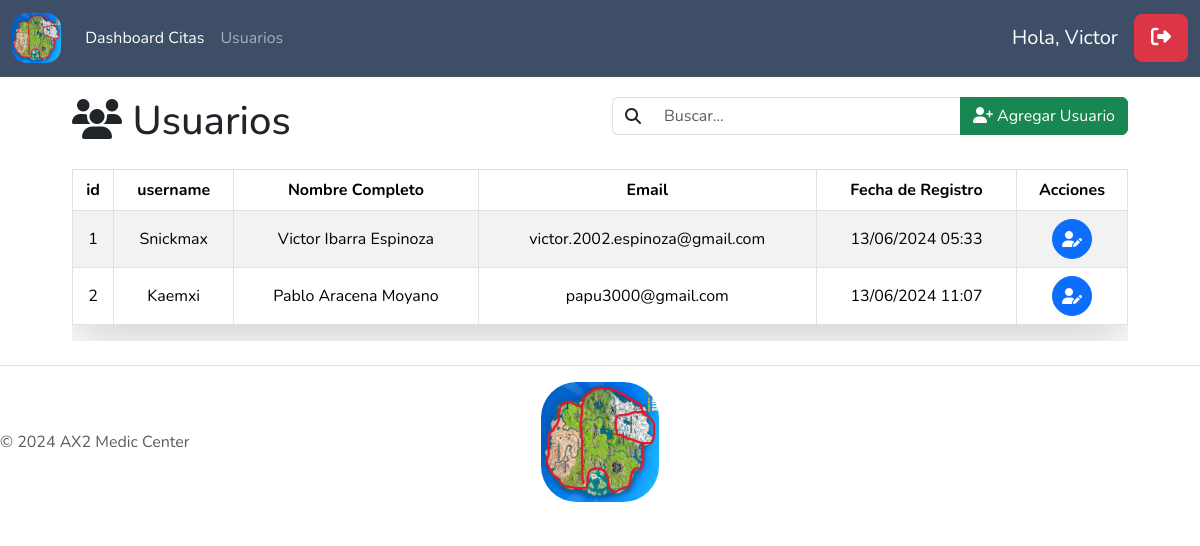
The app's page /home/dashboardC/ (signed in), older data.
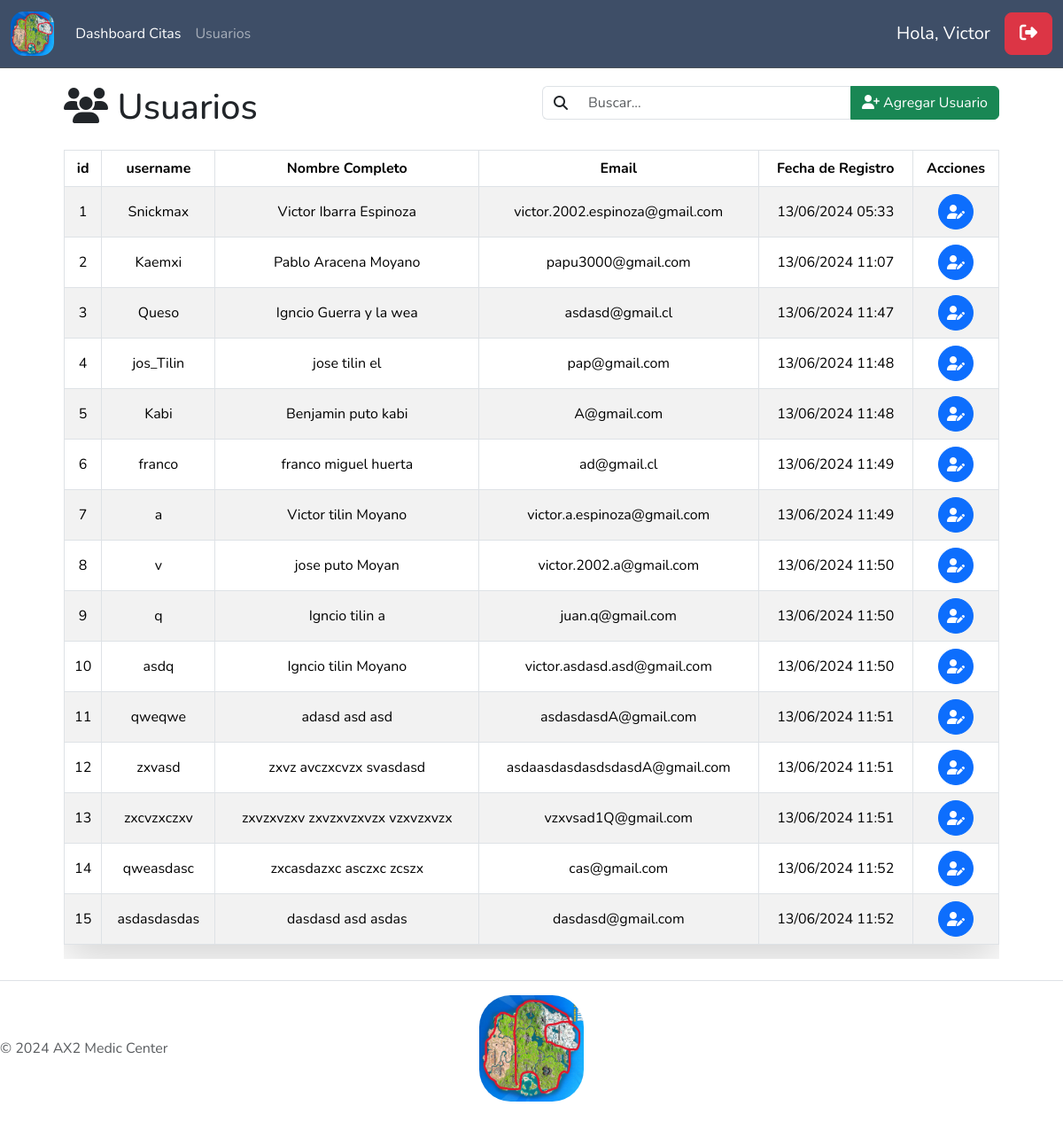
The same page, newer data.
### core/models.py (models this page shows, shortened)
class usuarios(AbstractUser):
    email = models.EmailField(unique=True)
    last_name2 = models.CharField(max_length=150, default="")

### citas/views.py (the view)
# urls.py: path('dashboardC/', views.usuarios_view, name='dashboardC'),
@login_required(login_url='/login/')
@never_cache
def usuarios_view(request):
    all_users = usuarios.objects.all()
    return render(request, 'usuarios.html', {'usuarios': all_users})

### citas/templates/usuarios.html (shortened to what this page needs)
{% extends 'base.html' %}
{% block content %}
<head>
</head>
<div class="container" style="max-width: 90%; margin-top: 20px;">
  <div class="row">
    <div class="col-md-6">
      <h1 class="table-title"><i class="fa-solid fa-users"></i> Usuarios</h1>
    </div>
    <div class="col-md-6 text-right">
      <div class="input-group mb-3">
        <span class="input-group-text"><i class="fa-solid fa-magnifying-glass"></i></span>
        <input type="text" id="search-input" class="form-control search-input" placeholder="Buscar..."
          aria-label="Buscar" aria-describedby="basic-addon2">
        <button id="btnAgregarUsuario" type="button" class="btn btn-success btn-open-form tooltip-trigger"
          data-form-type="registro" data-bs-toggle="tooltip" data-bs-placement="bottom"
          data-bs-custom-class="custom-tooltip" data-bs-title="Agregar Usuario" data-bs-target="#modalBase">
          <i class="fa-solid fa-user-plus"></i> Agregar Usuario
        </button>
      </div>
    </div>
  </div>
  <div class="table-container">
    <table id="table-user" class="table table-striped table-bordered shadow-lg" style="visibility: hidden;">
      <thead>
        <tr>
          <th>id</th>
          <th>username</th>
          <th>Nombre Completo</th>
          <th>Email</th>
          <th>Fecha de Registro</th>
          <th>Acciones</th>
        </tr>
      </thead>
      <tbody>
        {% for user in usuarios %}
        <tr>
          <td>
            {{ user.id }}
          </td>
          <td>
            {{ user.username }}
          </td>
          <td>
            {{ user.first_name|add:" " |add:user.last_name|add:" " |add:user.last_name2 }}
          </td>
          <td>{{ user.email }}</td>
          <td>{{ user.date_joined|date:'d/m/Y h:i' }}</td>
          <td>
            <div class="center-content">
              <button id="btnEditarUsuario" type="button"
                class="btn btn-primary btn-open-form tooltip-trigger round-button me-1 ms-1" data-form-type="editar"
                data-bs-toggle="tooltip" data-bs-placement="top" data-bs-custom-class="custom-tooltip"
                data-bs-title="Editar Usuario" data-user-id="{{ user.id }}" data-bs-target="#modalBase">
                <i class="fa-solid fa-user-pen"></i>
              </button>
            </div>
          </td>
        </tr>
        {% endfor %}
      </tbody>
    </table>
  </div>
</div>
{% endblock %}

### citas/templates/base.html (shortened to what this page needs)
{% load static %}
<!DOCTYPE html>
<html lang="es">
<head>
  <link href="https://cdn.jsdelivr.net/npm/bootstrap@5.3.2/dist/css/bootstrap.min.css" rel="stylesheet"
 />
  <link rel="stylesheet" href="https://cdnjs.cloudflare.com/ajax/libs/font-awesome/6.5.1/css/all.min.css" />
  <link rel="stylesheet" type="text/css" href="https://cdn.datatables.net/1.11.4/css/jquery.dataTables.css" />
  <link rel="stylesheet" href="{% static 'css/table.css' %}" />
  <link rel="stylesheet" href="{% static 'css/loader.css' %}" />
  <link rel="stylesheet" href="{% static 'css/style.css' %}" />
  <link rel="stylesheet" href="{% static 'css/login.css' %}" />
</head>
<body>
  {% include '_navbar.html' %}
  {% block content %}{% endblock %}
  {% include '_footer.html' %}
</body>
</html>

### core/templates/_navbar.html (shortened to what this page needs)
{% if user.is_authenticated %}
{% load static %}
<nav class="navbar navbar-expand-lg custom-navbar-color border-bottom border-body ghost" data-bs-theme="dark">
  <div class="container-fluid">
    <a class="nav-link navbar-brand" href="/home/dashboard/">
      <img src="{% static 'img/logo.jpg' %}" alt="Skytsunami" class="img-fluid" alt="" style="max-height: 50px; border-radius:30%;">
    </a>
    <div class="collapse navbar-collapse" id="navbarColor01">
      <ul class="navbar-nav me-auto mb-2 mb-lg-0">
        <li class="nav-item">
          <a class="nav-link {% if request.resolver_match.url_name == 'dashboardC' or request.resolver_match.url_name == 'finalizados_cancelados' %}active disabled{% endif %}"
            href="/home/dashboardC/">Dashboard Citas</a>
        </li>
        <li class="nav-item">
          <a class="nav-link {% if request.resolver_match.url_name == 'dashboardU' %}active disabled{% endif %}"
            href="/home/dashboardU/">Usuarios</a>
        </li>
      </ul>
      <div class="ms-auto">
        <label class="navbar-brand">Hola, {{ user.first_name }}</label>
        <button id="btn-pop" type="button" class="btn btn-lg btn-danger" data-bs-toggle="popover"
          data-bs-trigger="focus" title="Cerrar Sesión"
          data-bs-content="<p>¿Estas seguro que quieres cerrar sesión?</p><div class='d-flex justify-content-end'><a class='btn btn-primary me-2 btn-cancel'>Cancelar</a><a class='btn btn-primary btn-danger btn-logout'>Cerrar Sesión</a></div>"
          data-bs-html="true">
          <i class="fas fa-sign-out-alt"></i>
        </button>
      </div>
    </div>
  </div>
</nav>
{% endif %}

### core/templates/_footer.html
{% if user.is_authenticated %}
{% load static %}
<footer class="d-flex flex-wrap justify-content-between align-items-center py-3 my-4 border-top ghost">
    <p class="col-md-4 mb-0 text-body-secondary">© 2024 <a class="text-body-secondary footerA" href="" target="_blank">AX2 Medic Center</a></p>
    <a href="/"
        class="nav-link ghost col-md-4 d-flex align-items-center justify-content-center mb-3 mb-md-0 me-md-auto link-body-emphasis text-decoration-none">
        <img src="{% static 'img/logo.jpg' %}" alt="Logo" class=" img-fluid" style="height: 120px; border-radius:30%;">
    </a>
</footer>
{% endif %}

### citas/static/css/table.css (style rules this page uses)
.table-title { margin-bottom: 24px; }
#table-user, #table-office, #table-tipo, #table-events { border-top: 1px solid #dee2e6; border-bottom: 1px solid #dee2e6; }
#table-user thead th, #table-office thead th, #table-tipo thead th, #table-events thead th { border-bottom: 1px solid #dee2e6; }
td, th { text-align: center; vertical-align: middle; }
.input-group-text { border-right: none; background-color: transparent; }
.search-input { border-left: none; border-radius: 4px; }
.round-button { width: 40px; height: 40px; border-radius: 50%; display: flex; justify-content: center; align-items: center; }
.center-content { display: flex; justify-content: center; align-items: center; }

### citas/static/css/loader.css (style rules this page uses)
.table-container { position: relative; overflow: auto !important; }

### citas/static/css/style.css (style rules this page uses)
body { font-family: 'Nunito', sans-serif; }
.custom-navbar-color { background-color: #3e4e67; }
.footerA { text-decoration: none; }
.ms-auto { display: flex; align-items: center; }

### Login/static/css/login.css (style rules this page uses)
body { font-family: 'Nunito', sans-serif; }

Row changes from the older to the newer data that the page shows:
added usuarios: id "3", username "Queso", first_name|add "Igncio Guerra y la wea", email "asdasd@gmail.cl", date_joined "13/06/2024 11:47"
added usuarios: id "4", username "jos_Tilin", first_name|add "jose tilin el", email "pap@gmail.com", date_joined "13/06/2024 11:48"
added usuarios: id "5", username "Kabi", first_name|add "Benjamin puto kabi", email "A@gmail.com", date_joined "13/06/2024 11:48"
added usuarios: id "6", username "franco", first_name|add "franco miguel huerta", email "ad@gmail.cl", date_joined "13/06/2024 11:49"
added usuarios: id "7", username "a", first_name|add "Victor tilin Moyano", email "victor.a.espinoza@gmail.com", date_joined "13/06/2024 11:49"
added usuarios: id "8", username "v", first_name|add "jose puto Moyan", email "victor.2002.a@gmail.com", date_joined "13/06/2024 11:50"
added usuarios: id "9", username "q", first_name|add "Igncio tilin a", email "juan.q@gmail.com", date_joined "13/06/2024 11:50"
added usuarios: id "10", username "asdq", first_name|add "Igncio tilin Moyano", email "victor.asdasd.asd@gmail.com", date_joined "13/06/2024 11:50"
added usuarios: id "11", username "qweqwe", first_name|add "adasd asd asd", email "asdasdasdA@gmail.com", date_joined "13/06/2024 11:51"
added usuarios: id "12", username "zxvasd", first_name|add "zxvz avczxcvzx svasdasd", email "asdaasdasdasdsdasdA@gmail.com", date_joined "13/06/2024 11:51"
added usuarios: id "13", username "zxcvzxczxv", first_name|add "zxvzxvzxv zxvzxvzxvzx vzxvzxvzx", email "vzxvsad1Q@gmail.com", date_joined "13/06/2024 11:51"
added usuarios: id "14", username "qweasdasc", first_name|add "zxcasdazxc asczxc zcszx", email "cas@gmail.com", date_joined "13/06/2024 11:52"
added usuarios: id "15", username "asdasdasdas", first_name|add "dasdasd asd asdas", email "dasdasd@gmail.com", date_joined "13/06/2024 11:52"
